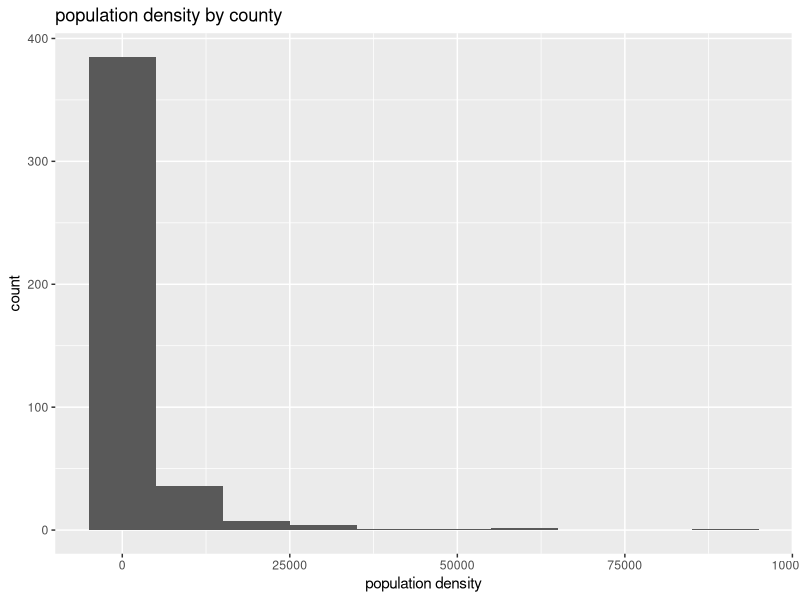
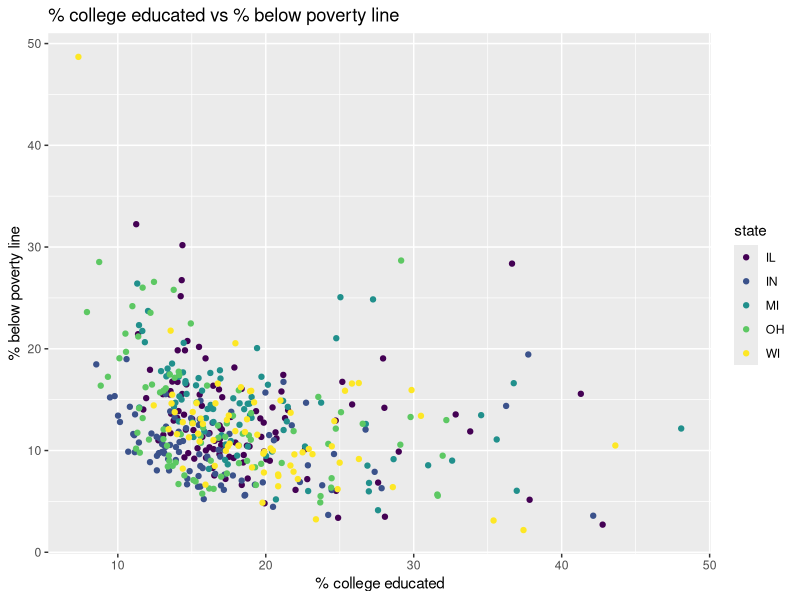
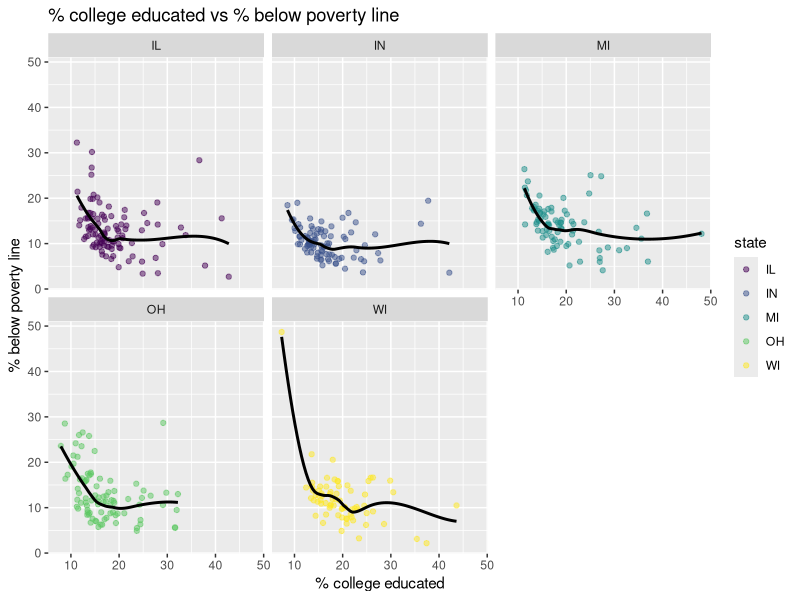
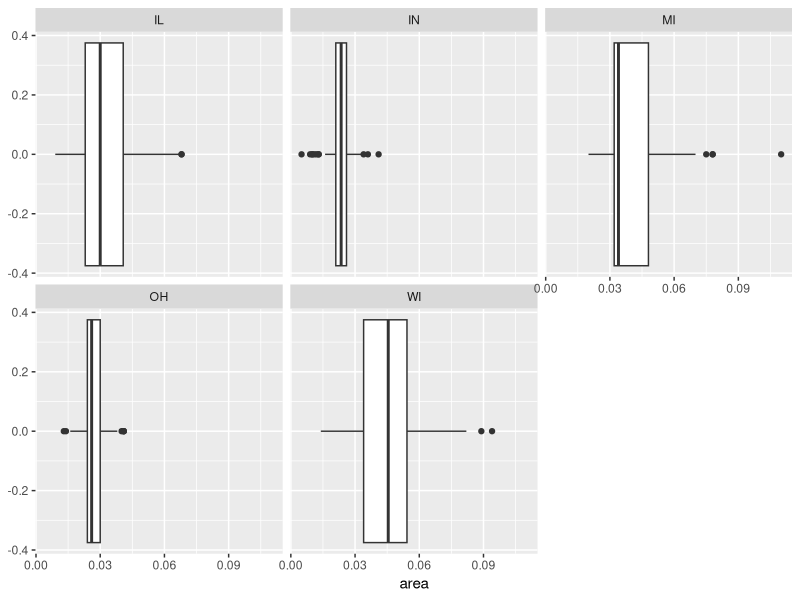
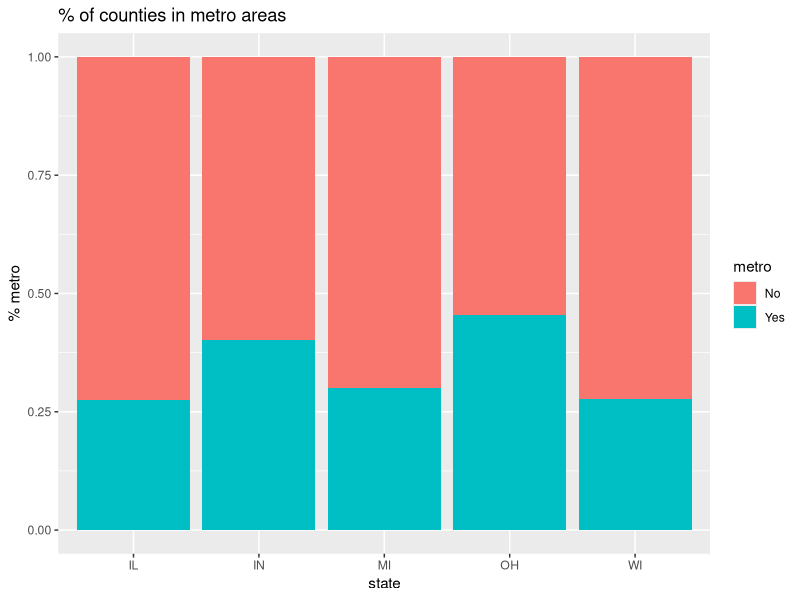

R code for these plots, in order:
## ---- chunk 1
#| label: load-packages
#| message: false

library(tidyverse)
library(viridis)
## ---- chunk 2

glimpse(midwest)
## ---- chunk 3
#| label: histogram-of-population-density-of-counties
ggplot(midwest, aes(x=popdensity)) +
  geom_histogram(binwidth=10000) +
  labs (x="population density",
        y="count",
        title= "population density by county")
## ---- chunk 4
#| label: scatterplot-college degree-below-poverty
ggplot(midwest, aes(x=percollege, y=percbelowpoverty, color=state)) +
  geom_point() +
  labs( x="% college educated",
    y="% below poverty line",
    title= "% college educated vs % below poverty line") +
  scale_color_viridis_d(option="D" )
## ---- chunk 5
#| label: separate-scatter-for-each-state
ggplot(midwest, aes(x=percollege, y=percbelowpoverty, color=state)) +
  geom_point(alpha=0.5) +
  labs( x="% college educated",
    y="% below poverty line",
    title= "% college educated vs % below poverty line") +
  scale_color_viridis_d(option="D" ) +
  facet_wrap("state") +
  geom_smooth(se=FALSE, color="black")
## ---- chunk 6
#| label: areas-of-counties-by-state} 
ggplot(midwest, aes(x=area)) + 
  geom_boxplot() +
  facet_wrap("state")
## ---- chunk 7
#| label: percentage-of-counties-in-metro-areas} 
 midwest <- midwest |> 
   mutate(metro = if_else(inmetro == 1, "Yes", "No"))
 ggplot(midwest, aes(x=state,fill=metro)) +
   geom_bar(position="fill") +
   labs( x="state",
    y="% metro",
    title= "% of counties in metro areas")
## ---- chunk 8
